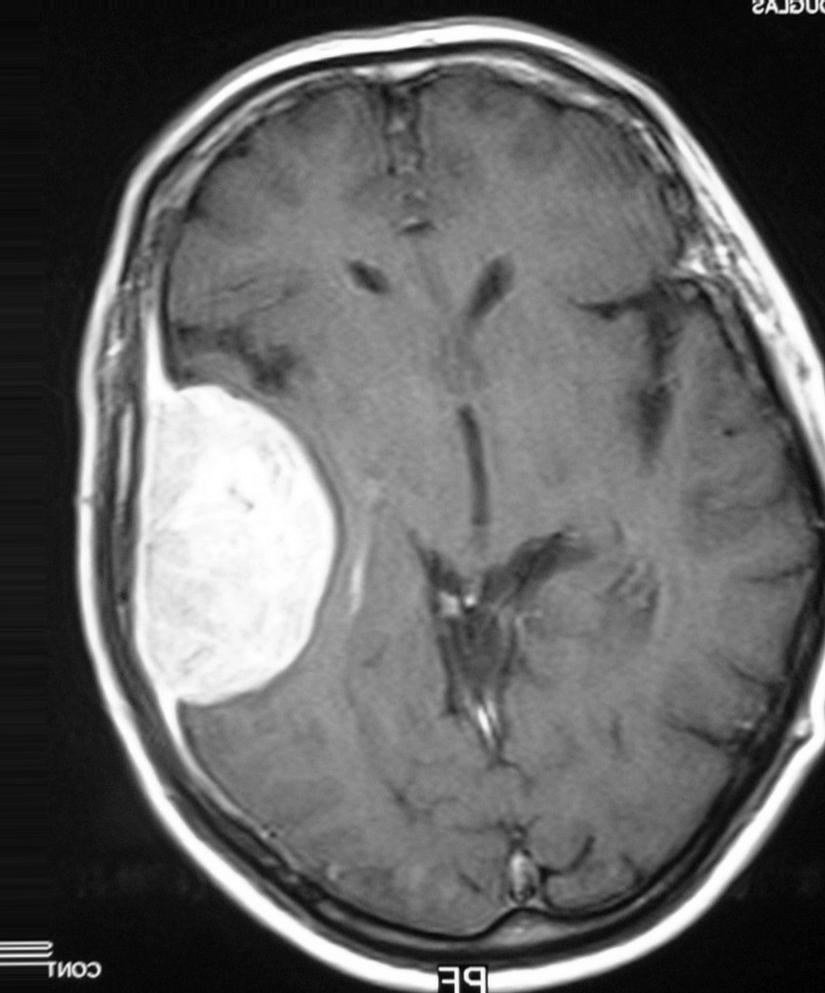
#> input picture brain_tumor_dataset/yes/aug_Y103_0_2264.jpg, 825 x 993 px; its folder holds only this picture in this run
$ jupyter execute --allow-errors Untitled.ipynb
#> lines starting #> are read from the running program, lines starting #| are printed output that depends on the picture; after the words box and inside, x2 and y2 are one past the last pixel; in counts of white or black regions, pixels touching at a corner belong together
#> in loadCitra, sample is the input picture: shape (993, 825, 3); min 0, max 255, mean 100.1
[cell 1]
import numpy as np
import matplotlib.pyplot as plt
import math
import imutils.paths as path
from tqdm import tqdm
import os
from skimage.io import imread
import cv2
from tqdm import tqdm
import imutils
from numpy import linalg as LA

[cell 2]
img = cv2.imread('brain_tumor_dataset/yes/Y107.jpg')

[cell 3]
positifList=os.listdir('brain_tumor_dataset/yes/')
#> (the rest of this cell did not finish here and is left out)

[cell 4]
def crop_brain_contour(image, plot=False):
    #convert image to grayscale
#> called with plot = False
    gray = cv2.cvtColor(image, cv2.COLOR_BGR2GRAY)
    gray = cv2.GaussianBlur(gray,(5,5), 0)

    thresh = cv2.threshold(gray, 45, 255, cv2.THRESH_BINARY)[1]
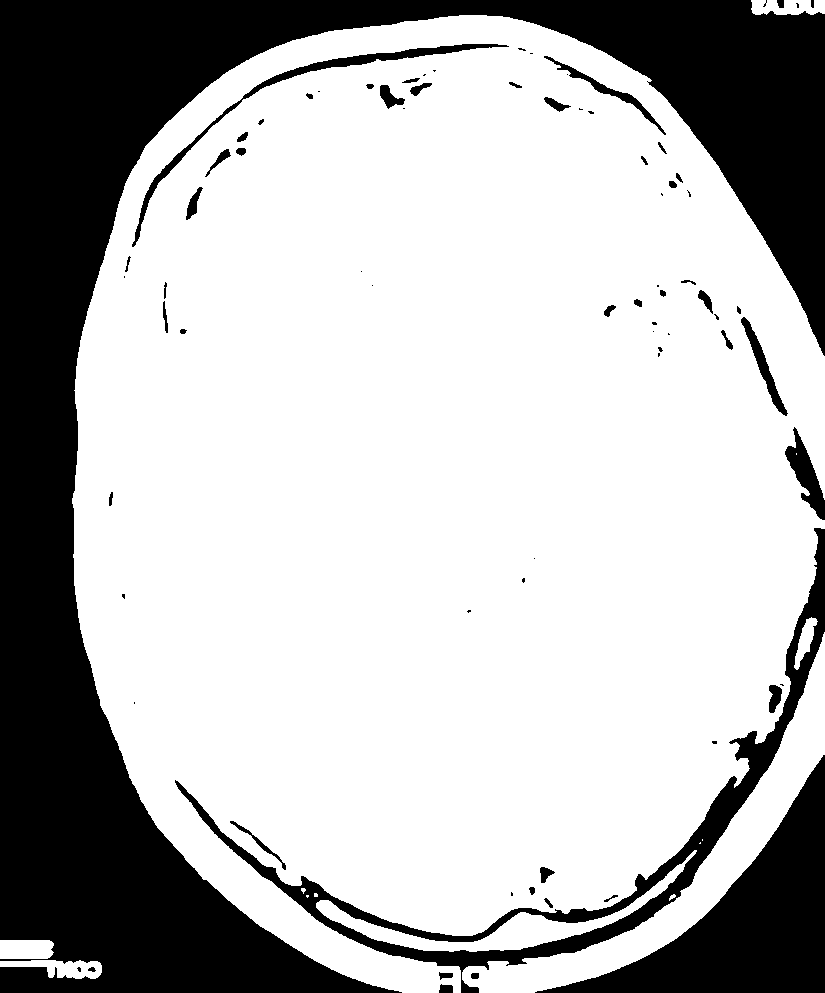
#> thresh: shape (993, 825); 71.4% white; 79 black regions (32 under 20 px), largest, box (x1, y1, x2, y2) and area: (0, 0, 825, 993) 184113, (535, 755, 825, 993) 23274, (175, 528, 825, 993) 17387
    thresh = cv2.erode(thresh, None, iterations = 2)
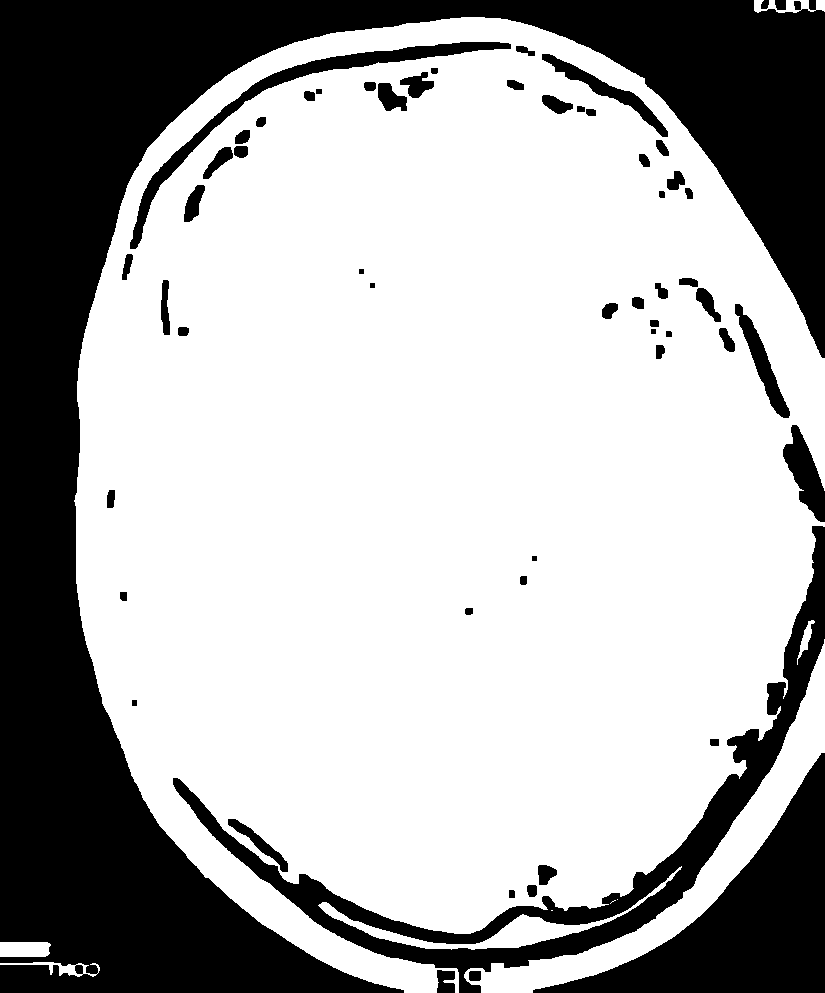
#> thresh: shape (993, 825); 68.4% white; 58 black regions, largest, box (x1, y1, x2, y2) and area: (0, 0, 825, 993) 190281, (173, 526, 825, 993) 25964, (533, 753, 825, 993) 24334
    thresh = cv2.dilate(thresh, None, iterations = 2)
#> thresh: shape (993, 825); 71.4% white; 71 black regions (27 under 20 px)

    contour = cv2.findContours(thresh.copy(), cv2.RETR_EXTERNAL, cv2.CHAIN_APPROX_SIMPLE)
#> contour = 7 contours; box (x1, y1, x2, y2) and area: (72, 15, 825, 993) 563738, (462, 637, 825, 993) 17092, (316, 864, 684, 952) 5136, (0, 960, 102, 979) 1038, (0, 940, 53, 959) 916, (752, 0, 825, 15) 831, (795, 618, 817, 667) 452
    contour = imutils.grab_contours(contour)
    c = max(contour, key=cv2.contourArea)
#> c = contour of 1618 points, box (x1, y1, x2, y2) (72, 15, 825, 993), area 563738

    extLeft = tuple(c[c[:,:,0].argmin()][0])
#> extLeft = (72, 498)
    extRight = tuple(c[c[:,:,0].argmax()][0])
#> extRight = (824, 528)
    extTop = tuple(c[c[:,:,1].argmin()][0])
#> extTop = (459, 15)
    extBot = tuple(c[c[:,:,1].argmax()][0])
#> extBot = (402, 992)

    new_image = new_image = image[extTop[1]:extBot[1], extLeft[0]:extRight[0]]
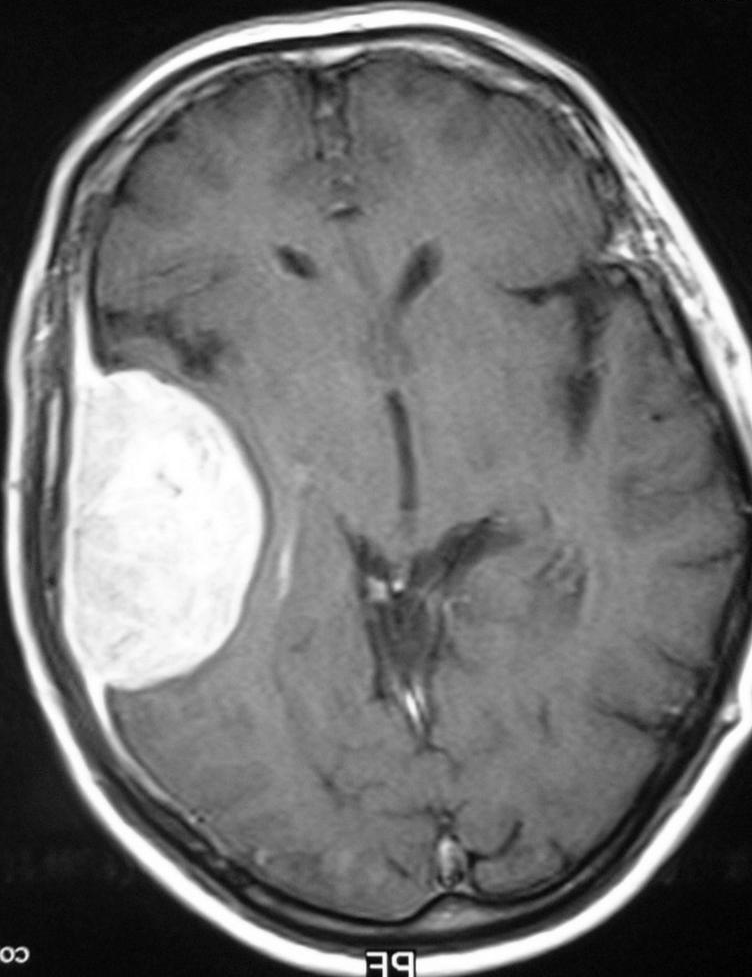
#> new_image: shape (977, 752, 3); min 0, max 255, mean 109.1
    if plot:
        plt.figure()
        plt.subplot(1, 2, 1)
        plt.imshow(image)
        plt.title('Original Image')
        plt.subplot(1, 2, 2)
        plt.imshow(new_image)
        plt.title('Cropped Image')
        plt.show()

    return new_image

[cell 5]
def loadCitra (listData, labeling):
    data = []
    label = []
    for i in tqdm (listData):
        if (labeling == 0):
            sample = cv2.imread ('brain_tumor_dataset/yes/'+i)
        elif (labeling == 1):
            sample = cv2.imread ('brain_tumor_dataset/no/'+i)
        sample = crop_brain_contour(sample, plot=False)
        imgGray = cv2.cvtColor(sample, cv2.COLOR_BGR2GRAY)
        sampleResize= cv2.resize (imgGray, (32,32) )
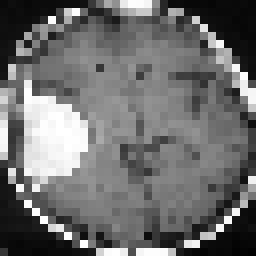
#> sampleResize: shape (32, 32) (shown 8 times larger); min 2, max 255, mean 108.9
        data.append(sampleResize)
        label.append(labeling)
    return (data, label)

[cell 6]
citraPositif, IDpositif=loadCitra(positifList, 0)
#> citraPositif = 1 item; IDpositif = [0]
citraArray = np.array (citraPositif)
print (IDpositif)
#| [0]
print (citraArray.shape)
#| (1, 32, 32)
print("panjang IDpositif:" + str(len(IDpositif))+"\n")
#| panjang IDpositif:1

#> (the rest of this cell did not finish here and is left out)

$ run again, on brain_tumor_dataset/yes/aug_Y10_0_8799.jpg
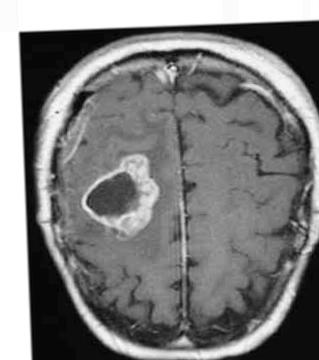
#> input picture brain_tumor_dataset/yes/aug_Y10_0_8799.jpg, 319 x 360 px
#> in loadCitra, sample is the input picture: shape (360, 319, 3); min 0, max 255, mean 125.5
#> in crop_brain_contour, `thresh = cv2.dilate(thresh, None, iterations = 2)`:
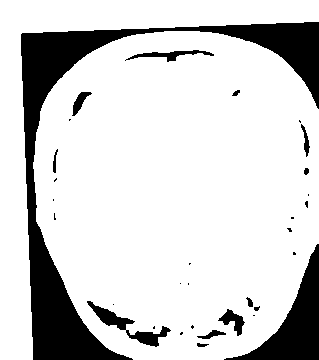
#> thresh: shape (360, 319); 82.4% white; 32 black regions (18 under 20 px)
#> contour = 2 contours; box (x1, y1, x2, y2) and area: (33, 31, 319, 360) 78622, (0, 0, 319, 360) 17078
#> c = contour of 382 points, box (x1, y1, x2, y2) (33, 31, 319, 360), area 78622
#> extLeft = (33, 162)
#> extRight = (318, 243)
#> extTop = (164, 31)
#> extBot = (133, 359)
#> in loadCitra, `sampleResize= cv2.resize (imgGray, (32,32) )`:
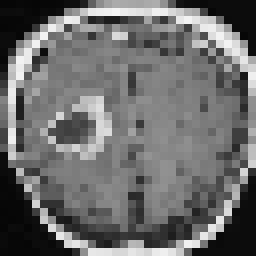
#> sampleResize: shape (32, 32) (shown 8 times larger); min 6, max 244, mean 108
#> citraPositif = 1 item; IDpositif = [0]
#| [0]
#| (1, 32, 32)
#| panjang IDpositif:1

$ run again, on brain_tumor_dataset/yes/aug_Y111_0_925.jpg
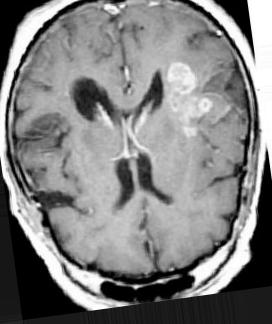
#> input picture brain_tumor_dataset/yes/aug_Y111_0_925.jpg, 272 x 324 px
#> in loadCitra, sample is the input picture: shape (324, 272, 3); min 0, max 255, mean 128.6
#> in crop_brain_contour, `thresh = cv2.dilate(thresh, None, iterations = 2)`:
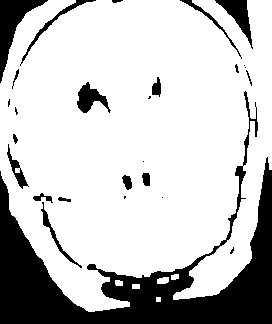
#> thresh: shape (324, 272); 77.8% white; 27 black regions (9 under 20 px)
#> contour = 6 contours, 1 with area under 20; largest, box (x1, y1, x2, y2) and area: (0, 0, 272, 312) 69295, (157, 277, 169, 284) 56, (115, 280, 123, 286) 32, (171, 274, 179, 280) 30, (132, 284, 140, 289) 28
#> c = contour of 715 points, box (x1, y1, x2, y2) (0, 0, 272, 312), area 69295
#> extLeft = (0, 83)
#> extRight = (271, 169)
#> extTop = (48, 0)
#> extBot = (88, 311)
#> in loadCitra, `sampleResize= cv2.resize (imgGray, (32,32) )`:
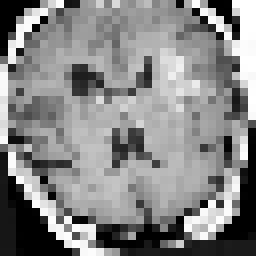
#> sampleResize: shape (32, 32) (shown 8 times larger); min 0, max 255, mean 133.6
#> citraPositif = 1 item; IDpositif = [0]
#| [0]
#| (1, 32, 32)
#| panjang IDpositif:1

$ run again, on brain_tumor_dataset/yes/aug_Y105_0_6288.jpg
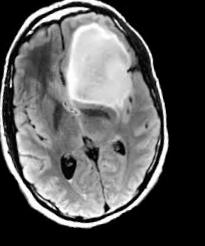
#> input picture brain_tumor_dataset/yes/aug_Y105_0_6288.jpg, 205 x 246 px
#> in loadCitra, sample is the input picture: shape (246, 205, 3); min 0, max 255, mean 85.7
#> contour = 4 contours; box (x1, y1, x2, y2) and area: (0, 0, 169, 229) 27326, (155, 80, 167, 124) 195, (148, 54, 157, 79) 102, (5, 56, 10, 62) 20
#> c = contour of 543 points, box (x1, y1, x2, y2) (0, 0, 169, 229), area 27326
#> extLeft = (0, 83)
#> extRight = (168, 149)
#> extTop = (59, 0)
#> extBot = (79, 228)
#> in loadCitra, `sampleResize= cv2.resize (imgGray, (32,32) )`:
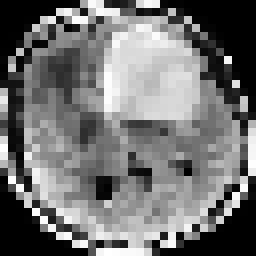
#> sampleResize: shape (32, 32) (shown 8 times larger); min 0, max 255, mean 113.3
#> citraPositif = 1 item; IDpositif = [0]
#| [0]
#| (1, 32, 32)
#| panjang IDpositif:1
